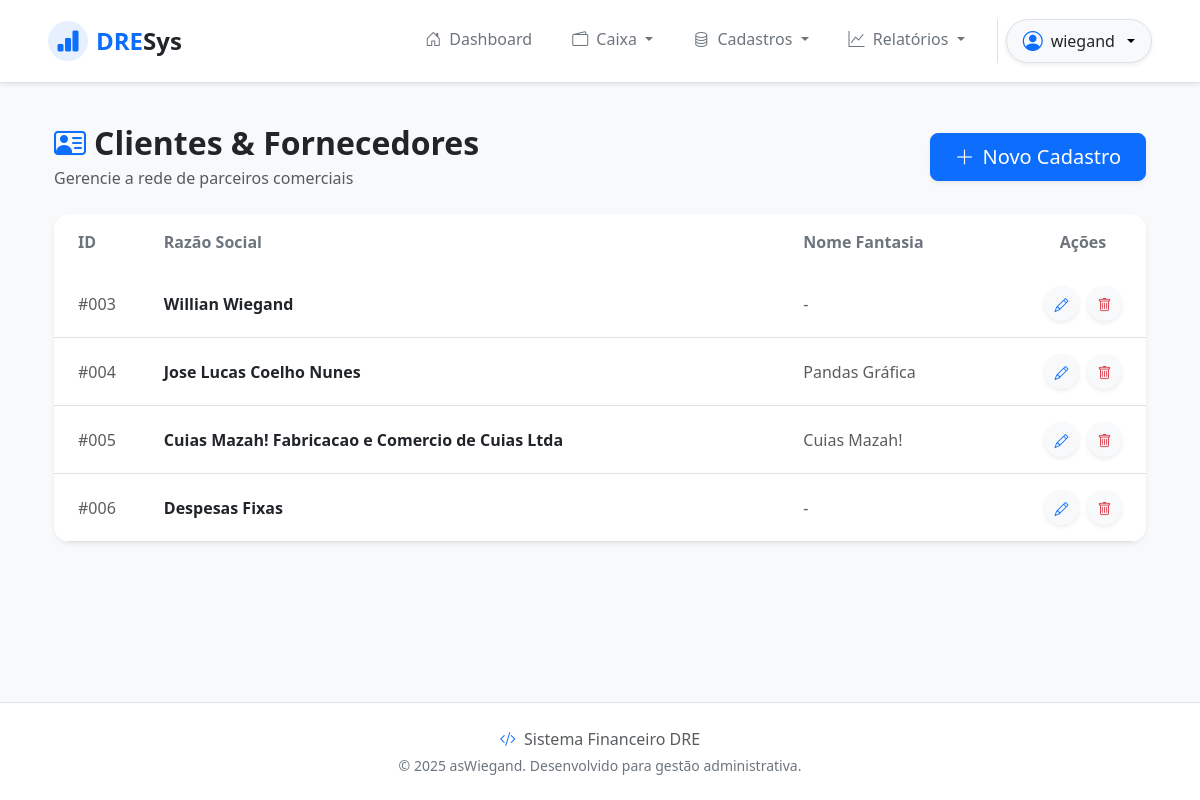
Page /suppliers/ (signed in) on the committed database.
### suppliers/models.py (models this page shows, shortened)
class Supplier(models.Model):
    cnpj_cpf = models.CharField(
        max_length=18,
        unique=True,
        validators=[validate_cpf_cnpj],
        verbose_name="CNPJ ou CPF",
        blank=True
    )
    company_name = models.CharField(max_length=100, blank=False, null=False)
    fantasy_name = models.CharField(max_length=100, blank=True, default='')
    city = models.CharField(max_length=100, blank=True)
    address = models.CharField(max_length=100, blank=True)
    phone = models.CharField(blank=True)
    email = models.EmailField(blank=True)

### suppliers/views.py (the view)
# urls.py: path('suppliers/', SupplierListView.as_view(), name='supplier_list'),
class SupplierListView(LoginRequiredMixin, PermissionRequiredMixin, ListView):
    permission_required = 'suppliers.view_supplier'
    model = models.Supplier
    template_name = 'supplier_list.html'
    context_object_name = 'suppliers'

### suppliers/templates/supplier_list.html (shortened to what this page needs)
{% extends 'base.html' %}
{% load static %}
{% block content %}
<div class="container-fluid py-4">
    <div class="row mb-4 align-items-center">
        <div class="col-md-6">
            <h2 class="fw-bold text-dark mb-1">
                <i class="bi bi-person-vcard text-primary me-2"></i>Clientes & Fornecedores
            </h2>
            <p class="text-muted mb-0">Gerencie a rede de parceiros comerciais</p>
        </div>
        <div class="col-md-6 text-md-end mt-3 mt-md-0">
            {% if perms.suppliers.add_supplier %}
            <a href="{% url 'supplier_create' %}" class="btn btn-primary btn-lg shadow-sm rounded-3 px-4">
                <i class="bi bi-plus-lg me-2"></i>Novo Cadastro
            </a>
            {% endif %}
        </div>
    </div>
    <div class="card border-0 shadow-sm rounded-4 overflow-hidden">
        <div class="table-responsive">
            <table class="table table-hover align-middle mb-0">
                <thead class="bg-light">
                    <tr>
                        <th class="py-3 px-4 text-secondary fw-semibold border-0" style="width: 80px;">ID</th>
                        <th class="py-3 px-4 text-secondary fw-semibold border-0">Razão Social</th>
                        <th class="py-3 px-4 text-secondary fw-semibold border-0">Nome Fantasia</th>
                        <th class="py-3 px-4 text-secondary fw-semibold border-0 text-center" style="width: 120px;">
                            Ações</th>
                    </tr>
                </thead>
                <tbody class="border-top-0">
                    {% for supplier in suppliers %}
                    <tr>
                        <td class="px-4 py-3 text-muted fw-medium">
                            #{{ supplier.id|stringformat:"03d" }}
                        </td>
                        <td class="px-4 py-3">
                            <span class="fw-bold text-dark fs-6">{{ supplier.company_name }}</span>
                        </td>
                        <td class="px-4 py-3">
                            <span class="text-muted">{{ supplier.fantasy_name|default:"-" }}</span>
                        </td>
                        <td class="px-4 py-3 text-center">
                            <div class="d-flex justify-content-center gap-2">
                                {% if perms.suppliers.change_supplier %}
                                <a href="{% url 'supplier_update' supplier.id %}"
                                    class="btn btn-light btn-sm rounded-circle shadow-sm"
                                    style="width: 35px; height: 35px; padding: 0.45rem;" title="Editar">
                                    <i class="bi bi-pencil text-primary"></i>
                                </a>
                                {% endif %}
                                {% if perms.suppliers.delete_supplier %}
                                <a href="{% url 'supplier_delete' supplier.id %}"
                                    class="btn btn-light btn-sm rounded-circle shadow-sm"
                                    style="width: 35px; height: 35px; padding: 0.45rem;" title="Excluir">
                                    <i class="bi bi-trash text-danger"></i>
                                </a>
                                {% endif %}
                            </div>
                        </td>
                    </tr>
                    {% endfor %}
                </tbody>
            </table>
        </div>
    </div>
</div>
{% endblock %}

### app/templates/components/_header.html (shortened to what this page needs)
<nav class="navbar navbar-expand-lg navbar-light bg-white fixed-top shadow-sm py-3 border-bottom">
  <div class="container-fluid px-4 px-lg-5">
    <a class="navbar-brand d-flex align-items-center fw-bold fs-4 text-primary" href="{% url 'home' %}">
      <div
        class="bg-primary bg-opacity-10 text-primary rounded-circle d-flex align-items-center justify-content-center me-2"
        style="width: 40px; height: 40px;">
        <i class="bi bi-bar-chart-fill"></i>
      </div>
      DRE<span class="text-dark">Sys</span>
    </a>
    <div class="collapse navbar-collapse" id="navbarMain">
      <ul class="navbar-nav ms-auto mb-2 mb-lg-0 gap-2">
        {% if request.user.is_authenticated %}
        <li class="nav-item">
          <a class="nav-link fw-medium px-3 {% if request.resolver_match.url_name == 'home' %}active text-primary{% else %}text-secondary{% endif %}"
            href="{% url 'home' %}">
            <i class="bi bi-house-door me-1"></i> Dashboard
          </a>
        </li>
        {% if perms.inflows.view_inflow or perms.outflows.view_outflow or perms.moviments.view_moviment %}
        <li class="nav-item dropdown">
          <a class="nav-link dropdown-toggle fw-medium px-3 text-secondary" href="#" id="caixaDropdown" role="button"
            data-bs-toggle="dropdown" aria-expanded="false">
            <i class="bi bi-wallet2 me-1"></i> Caixa
          </a>
        </li>
        {% endif %}
        {% if perms.suppliers.view_supplier or perms.banks.view_bank or perms.accountings.view_accounting or perms.payments.view_payment %}
        <li class="nav-item dropdown">
          <a class="nav-link dropdown-toggle fw-medium px-3 text-secondary" href="#" id="cadastrosDropdown"
            role="button" data-bs-toggle="dropdown" aria-expanded="false">
            <i class="bi bi-database me-1"></i> Cadastros
          </a>
        </li>
        {% endif %}
        {% if perms.inflows.view_inflow or perms.outflows.view_outflow %}
        <li class="nav-item dropdown">
          <a class="nav-link dropdown-toggle fw-medium px-3 text-secondary" href="#" id="relatoriosDropdown"
            role="button" data-bs-toggle="dropdown" aria-expanded="false">
            <i class="bi bi-graph-up me-1"></i> Relatórios
          </a>
        </li>
        {% endif %}
        <li class="nav-item border-start ms-2 ps-2">
          <div class="dropdown">
            <button
              class="btn btn-light dropdown-toggle d-flex align-items-center gap-2 rounded-pill px-3 shadow-sm border"
              type="button" id="userMenu" data-bs-toggle="dropdown" aria-expanded="false">
              <i class="bi bi-person-circle fs-5 text-primary"></i>
              <span class="fw-medium text-dark">{{ request.user.username }}</span>
            </button>
          </div>
        </li>
        {% endif %}
      </ul>
    </div>
  </div>
</nav>

### app/templates/base.html (style rules this page uses)
body { background-color: #f8f9fa; }

### app/templates/components/_header.html (style rules this page uses)
.navbar .nav-link { transition: color 0.2s ease-in-out; }

### rows in the picture
Supplier: id "003", company_name "Willian Wiegand", fantasy_name "-"
Supplier: id "004", company_name "Jose Lucas Coelho Nunes", fantasy_name "Pandas Gráfica"
Supplier: id "005", company_name "Cuias Mazah! Fabricacao e Comercio de Cuias Ltda", fantasy_name "Cuias Mazah!"
Supplier: id "006", company_name "Despesas Fixas", fantasy_name "-"

### other values in the picture
{{ request.user.username }} "wiegand"
